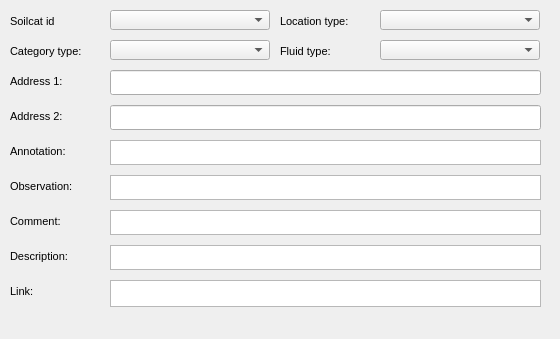
     <widget class="QWidget" name="page_38">
      <property name="geometry">
       <rect>
        <x>0</x>
        <y>0</y>
        <width>560</width>
        <height>339</height>
       </rect>
      </property>
      <attribute name="label">
       <string>Additional information</string>
      </attribute>
      <widget class="QComboBox" name="waterwell_location_type">
       <property name="geometry">
        <rect>
         <x>380</x>
         <y>10</y>
         <width>160</width>
         <height>20</height>
        </rect>
       </property>
      </widget>
      <widget class="QTextEdit" name="waterwell_comment">
       <property name="geometry">
        <rect>
         <x>110</x>
         <y>210</y>
         <width>431</width>
         <height>25</height>
        </rect>
       </property>
       <property name="frameShadow">
        <enum>QFrame::Sunken</enum>
       </property>
       <property name="lineWidth">
        <number>1</number>
       </property>
      </widget>
      <widget class="QComboBox" name="waterwell_category_type">
       <property name="geometry">
        <rect>
         <x>110</x>
         <y>40</y>
         <width>160</width>
         <height>20</height>
        </rect>
       </property>
      </widget>
      <widget class="QLabel" name="label_waterwell_comment">
       <property name="geometry">
        <rect>
         <x>10</x>
         <y>210</y>
         <width>90</width>
         <height>22</height>
        </rect>
       </property>
       <property name="font">
        <font>
         <pointsize>8</pointsize>
        </font>
       </property>
       <property name="frameShape">
        <enum>QFrame::NoFrame</enum>
       </property>
       <property name="frameShadow">
        <enum>QFrame::Plain</enum>
       </property>
       <property name="text">
        <string>Comment:</string>
       </property>
       <property name="textFormat">
        <enum>Qt::AutoText</enum>
       </property>
       <property name="scaledContents">
        <bool>false</bool>
       </property>
       <property name="alignment">
        <set>Qt::AlignLeading|Qt::AlignLeft|Qt::AlignVCenter</set>
       </property>
       <property name="margin">
        <number>3</number>
       </property>
      </widget>
      <widget class="QLabel" name="label_waterwell_fluid_type">
       <property name="geometry">
        <rect>
         <x>280</x>
         <y>40</y>
         <width>90</width>
         <height>22</height>
        </rect>
       </property>
       <property name="font">
        <font>
         <pointsize>8</pointsize>
        </font>
       </property>
       <property name="frameShape">
        <enum>QFrame::NoFrame</enum>
       </property>
       <property name="frameShadow">
        <enum>QFrame::Plain</enum>
       </property>
       <property name="text">
        <string>Fluid type:</string>
       </property>
       <property name="textFormat">
        <enum>Qt::AutoText</enum>
       </property>
       <property name="scaledContents">
        <bool>false</bool>
       </property>
       <property name="alignment">
        <set>Qt::AlignLeading|Qt::AlignLeft|Qt::AlignVCenter</set>
       </property>
       <property name="margin">
        <number>3</number>
       </property>
      </widget>
      <widget class="QLabel" name="label_waterwell_adress_02">
       <property name="geometry">
        <rect>
         <x>10</x>
         <y>105</y>
         <width>90</width>
         <height>22</height>
        </rect>
       </property>
       <property name="font">
        <font>
         <pointsize>8</pointsize>
        </font>
       </property>
       <property name="frameShape">
        <enum>QFrame::NoFrame</enum>
       </property>
       <property name="frameShadow">
        <enum>QFrame::Plain</enum>
       </property>
       <property name="text">
        <string>Address 2:</string>
       </property>
       <property name="textFormat">
        <enum>Qt::AutoText</enum>
       </property>
       <property name="scaledContents">
        <bool>false</bool>
       </property>
       <property name="alignment">
        <set>Qt::AlignLeading|Qt::AlignLeft|Qt::AlignVCenter</set>
       </property>
       <property name="margin">
        <number>3</number>
       </property>
      </widget>
      <widget class="QLabel" name="label_waterwell_annotation">
       <property name="geometry">
        <rect>
         <x>10</x>
         <y>140</y>
         <width>90</width>
         <height>22</height>
        </rect>
       </property>
       <property name="font">
        <font>
         <pointsize>8</pointsize>
        </font>
       </property>
       <property name="frameShape">
        <enum>QFrame::NoFrame</enum>
       </property>
       <property name="frameShadow">
        <enum>QFrame::Plain</enum>
       </property>
       <property name="text">
        <string>Annotation:</string>
       </property>
       <property name="textFormat">
        <enum>Qt::AutoText</enum>
       </property>
       <property name="scaledContents">
        <bool>false</bool>
       </property>
       <property name="alignment">
        <set>Qt::AlignLeading|Qt::AlignLeft|Qt::AlignVCenter</set>
       </property>
       <property name="margin">
        <number>3</number>
       </property>
      </widget>
      <widget class="QTextEdit" name="waterwell_annotation">
       <property name="geometry">
        <rect>
         <x>110</x>
         <y>140</y>
         <width>431</width>
         <height>25</height>
        </rect>
       </property>
       <property name="frameShape">
        <enum>QFrame::StyledPanel</enum>
       </property>
       <property name="frameShadow">
        <enum>QFrame::Raised</enum>
       </property>
      </widget>
      <widget class="QLineEdit" name="waterwell_adress_02">
       <property name="geometry">
        <rect>
         <x>110</x>
         <y>105</y>
         <width>431</width>
         <height>25</height>
        </rect>
       </property>
      </widget>
      <widget class="QLabel" name="label_waterwell_location_type">
       <property name="geometry">
        <rect>
         <x>280</x>
         <y>10</y>
         <width>90</width>
         <height>22</height>
        </rect>
       </property>
       <property name="font">
        <font>
         <pointsize>8</pointsize>
        </font>
       </property>
       <property name="frameShape">
        <enum>QFrame::NoFrame</enum>
       </property>
       <property name="frameShadow">
        <enum>QFrame::Plain</enum>
       </property>
       <property name="text">
        <string>Location type:</string>
       </property>
       <property name="textFormat">
        <enum>Qt::AutoText</enum>
       </property>
       <property name="scaledContents">
        <bool>false</bool>
       </property>
       <property name="alignment">
        <set>Qt::AlignLeading|Qt::AlignLeft|Qt::AlignVCenter</set>
       </property>
       <property name="margin">
        <number>3</number>
       </property>
      </widget>
      <widget class="QLabel" name="label_waterwell_link">
       <property name="geometry">
        <rect>
         <x>10</x>
         <y>280</y>
         <width>90</width>
         <height>22</height>
        </rect>
       </property>
       <property name="font">
        <font>
         <pointsize>8</pointsize>
        </font>
       </property>
       <property name="frameShape">
        <enum>QFrame::NoFrame</enum>
       </property>
       <property name="frameShadow">
        <enum>QFrame::Plain</enum>
       </property>
       <property name="text">
        <string>Link:</string>
       </property>
       <property name="textFormat">
        <enum>Qt::AutoText</enum>
       </property>
       <property name="scaledContents">
        <bool>false</bool>
       </property>
       <property name="alignment">
        <set>Qt::AlignLeading|Qt::AlignLeft|Qt::AlignVCenter</set>
       </property>
       <property name="margin">
        <number>3</number>
       </property>
      </widget>
      <widget class="QLabel" name="label_waterwell_observ">
       <property name="geometry">
        <rect>
         <x>10</x>
         <y>175</y>
         <width>90</width>
         <height>22</height>
        </rect>
       </property>
       <property name="font">
        <font>
         <pointsize>8</pointsize>
        </font>
       </property>
       <property name="frameShape">
        <enum>QFrame::NoFrame</enum>
       </property>
       <property name="frameShadow">
        <enum>QFrame::Plain</enum>
       </property>
       <property name="text">
        <string>Observation:</string>
       </property>
       <property name="textFormat">
        <enum>Qt::AutoText</enum>
       </property>
       <property name="scaledContents">
        <bool>false</bool>
       </property>
       <property name="alignment">
        <set>Qt::AlignLeading|Qt::AlignLeft|Qt::AlignVCenter</set>
       </property>
       <property name="margin">
        <number>3</number>
       </property>
      </widget>
      <widget class="QTextEdit" name="waterwell_link">
       <property name="geometry">
        <rect>
         <x>110</x>
         <y>280</y>
         <width>431</width>
         <height>27</height>
        </rect>
       </property>
      </widget>
      <widget class="QLabel" name="label_waterwell_category_type">
       <property name="geometry">
        <rect>
         <x>10</x>
         <y>40</y>
         <width>90</width>
         <height>22</height>
        </rect>
       </property>
       <property name="font">
        <font>
         <pointsize>8</pointsize>
        </font>
       </property>
       <property name="frameShape">
        <enum>QFrame::NoFrame</enum>
       </property>
       <property name="frameShadow">
        <enum>QFrame::Plain</enum>
       </property>
       <property name="text">
        <string>Category type:</string>
       </property>
       <property name="textFormat">
        <enum>Qt::AutoText</enum>
       </property>
       <property name="scaledContents">
        <bool>false</bool>
       </property>
       <property name="alignment">
        <set>Qt::AlignLeading|Qt::AlignLeft|Qt::AlignVCenter</set>
       </property>
       <property name="margin">
        <number>3</number>
       </property>
      </widget>
      <widget class="QTextEdit" name="waterwell_observ">
       <property name="geometry">
        <rect>
         <x>110</x>
         <y>175</y>
         <width>431</width>
         <height>25</height>
        </rect>
       </property>
      </widget>
      <widget class="QLabel" name="label_waterwell_descript">
       <property name="geometry">
        <rect>
         <x>10</x>
         <y>245</y>
         <width>91</width>
         <height>22</height>
        </rect>
       </property>
       <property name="font">
        <font>
         <pointsize>8</pointsize>
        </font>
       </property>
       <property name="frameShape">
        <enum>QFrame::NoFrame</enum>
       </property>
       <property name="frameShadow">
        <enum>QFrame::Plain</enum>
       </property>
       <property name="text">
        <string>Description:</string>
       </property>
       <property name="textFormat">
        <enum>Qt::AutoText</enum>
       </property>
       <property name="scaledContents">
        <bool>false</bool>
       </property>
       <property name="alignment">
        <set>Qt::AlignLeading|Qt::AlignLeft|Qt::AlignVCenter</set>
       </property>
       <property name="margin">
        <number>3</number>
       </property>
      </widget>
      <widget class="QComboBox" name="waterwell_fluid_type">
       <property name="geometry">
        <rect>
         <x>380</x>
         <y>40</y>
         <width>160</width>
         <height>20</height>
        </rect>
       </property>
      </widget>
      <widget class="QComboBox" name="waterwell_soilcat_id">
       <property name="geometry">
        <rect>
         <x>110</x>
         <y>10</y>
         <width>160</width>
         <height>20</height>
        </rect>
       </property>
      </widget>
      <widget class="QLineEdit" name="waterwell_adress_01">
       <property name="geometry">
        <rect>
         <x>110</x>
         <y>70</y>
         <width>431</width>
         <height>25</height>
        </rect>
       </property>
       <property name="echoMode">
        <enum>QLineEdit::Normal</enum>
       </property>
      </widget>
      <widget class="QTextEdit" name="waterwell_descript">
       <property name="geometry">
        <rect>
         <x>110</x>
         <y>245</y>
         <width>431</width>
         <height>25</height>
        </rect>
       </property>
      </widget>
      <widget class="QLabel" name="label_waterwell_adress_01">
       <property name="geometry">
        <rect>
         <x>10</x>
         <y>70</y>
         <width>90</width>
         <height>22</height>
        </rect>
       </property>
       <property name="font">
        <font>
         <pointsize>8</pointsize>
        </font>
       </property>
       <property name="frameShape">
        <enum>QFrame::NoFrame</enum>
       </property>
       <property name="frameShadow">
        <enum>QFrame::Plain</enum>
       </property>
       <property name="text">
        <string>Address 1:</string>
       </property>
       <property name="textFormat">
        <enum>Qt::AutoText</enum>
       </property>
       <property name="scaledContents">
        <bool>false</bool>
       </property>
       <property name="alignment">
        <set>Qt::AlignLeading|Qt::AlignLeft|Qt::AlignVCenter</set>
       </property>
       <property name="margin">
        <number>3</number>
       </property>
      </widget>
      <widget class="QLabel" name="label_waterwell_soilcat_id">
       <property name="geometry">
        <rect>
         <x>10</x>
         <y>10</y>
         <width>90</width>
         <height>22</height>
        </rect>
       </property>
       <property name="font">
        <font>
         <pointsize>8</pointsize>
        </font>
       </property>
       <property name="frameShape">
        <enum>QFrame::NoFrame</enum>
       </property>
       <property name="frameShadow">
        <enum>QFrame::Plain</enum>
       </property>
       <property name="text">
        <string>Soilcat id</string>
       </property>
       <property name="textFormat">
        <enum>Qt::AutoText</enum>
       </property>
       <property name="scaledContents">
        <bool>false</bool>
       </property>
       <property name="alignment">
        <set>Qt::AlignLeading|Qt::AlignLeft|Qt::AlignVCenter</set>
       </property>
       <property name="margin">
        <number>3</number>
       </property>
      </widget>
     </widget>
